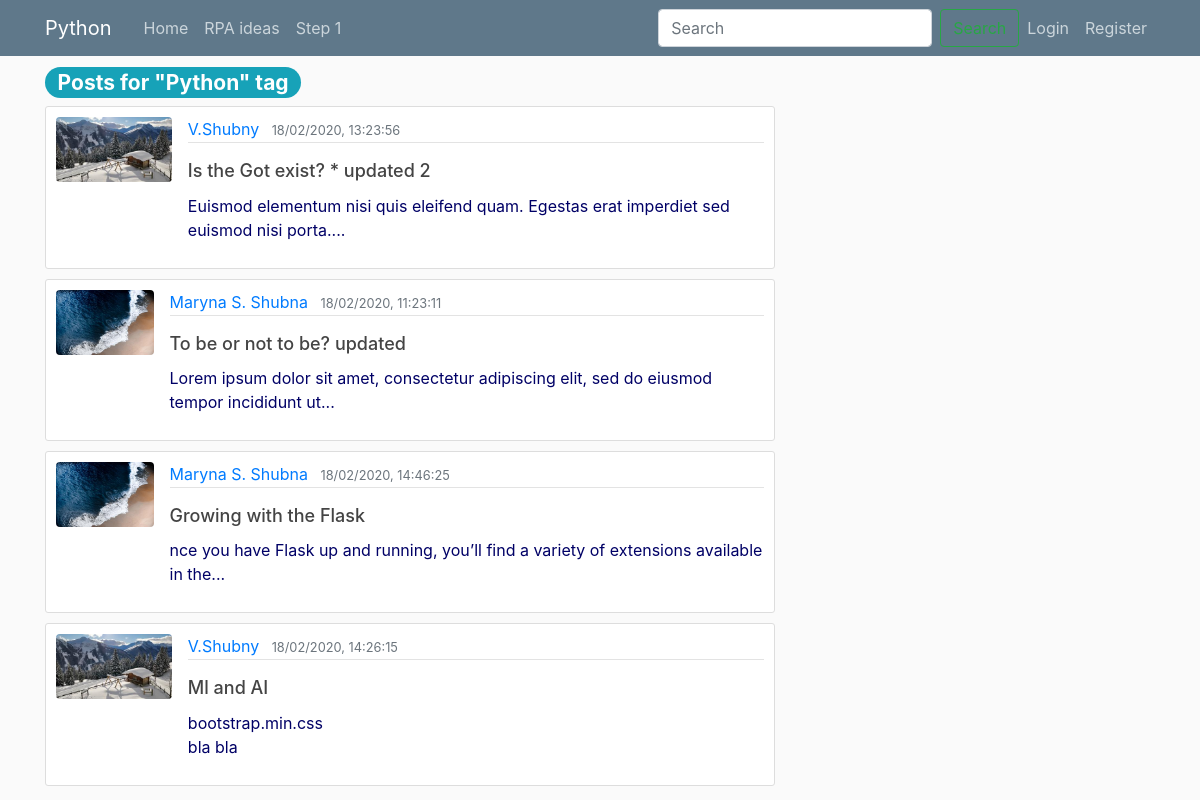
/post/tag/1, run on the app's committed database.
### FlaskBlog/Model_s.py (models this page shows, shortened)
class Tag ( db.Model ) :
    id = db.Column ( db.Integer, primary_key=True )
    name = db.Column ( db.String ( 80 ), nullable=False )

class Post ( db.Model ) :
    id = db.Column ( db.Integer, primary_key=True )
    title = db.Column ( db.String ( 100 ), nullable=False )
    date_posted = db.Column ( db.DateTime, nullable=False, default=datetime.utcnow )
    content = db.Column ( db.Text, nullable=False )
    user_id = db.Column ( db.Integer, db.ForeignKey ( 'user.id' ), nullable=False )
    tags = db.relationship ( 'Tag', secondary=posts_tag, backref=db.backref ( 'posts', lazy='dynamic' ) )

class User ( db.Model, UserMixin ) :
    id = db.Column ( db.Integer, primary_key=True )
    username = db.Column ( db.String ( 20 ), unique=True, nullable=False )
    email = db.Column ( db.String ( 120 ), unique=True, nullable=False )
    image_file = db.Column ( db.String ( 20 ), nullable=False, default='default.jpg' )
    password = db.Column ( db.String ( 60 ), nullable=False )
    posts = db.relationship ( 'Post', backref='author', lazy=True )
    rpa = db.relationship ( 'Rpa', backref='author', lazy=True )

### FlaskBlog/posts/Routes.py (the view)
@posts.route('/post/tag/<int:tag_id>')
def tag_detail(tag_id):
    tag = Tag.query.get_or_404(tag_id)
    posts = tag.posts.all()
    return render_template('Tag_detail.html', title=tag.name, tag=tag, posts=posts)

### FlaskBlog/templates/Tag_detail.html
{% extends "Layout1.html" %}
{% block content %}
    <h3><span class="badge badge-pill badge-info"> Posts for "{{tag.name}}"  tag </span></h3>
  {% for post in posts %}
       <article class="media content-section">
          <img class = "rounded article-img " src="{{ url_for('static', filename = 'profile_pics/'+post.author.image_file)}}">
          <div class="media-body">
            <div class="article-metadata">
              <a class="mr-2" href="{{url_for('users.user_posts', username=post.author.username)}}">{{ post.author.username }}</a>
              <small class="text-muted">{{ post.date_posted.strftime('%d/%m/%Y, %H:%M:%S') }}</small>
            </div>
            <h2><a class="article-title" href="{{url_for('posts.post',post_id = post.id)}}">{{ post.title }}</a></h2>
            <p class="article-content">{{ post.content  | truncate(100)| safe}}</p>
          </div>
       </article>
  {% endfor %}
{% endblock content %}

### FlaskBlog/templates/Layout1.html (shortened to what this page needs)
<!DOCTYPE html>
<html >
<head>
    <link rel="stylesheet" href="https://stackpath.bootstrapcdn.com/bootstrap/4.4.1/css/bootstrap.min.css">
    <link rel = "stylesheet" type = "text/css" href="{{ url_for('static', filename = 'main.css') }}">
</head>
<body>
<header class="site-header">
  <nav class="navbar navbar-expand-md navbar-dark bg-steel fixed-top">
    <div class="container">
      <a class="navbar-brand mr-4" href="/"> {{title }}</a>
      <div class="collapse navbar-collapse" id="navbarToggle">
        <div class="navbar-nav mr-auto">
          <a class="nav-item nav-link" href="{{ url_for('main.home') }}" title="Table Post">Home</a>
          <a class="nav-item nav-link" href="{{ url_for('main.RPA_j') }}"title="Table RPA">RPA ideas</a>
          <a class="nav-item nav-link" href="{{ url_for('main.step_1') }}">Step 1</a>
        </div>
          <div>
           <form class="form-inline" method = "GET">
                 <input class="form-control mr-sm-2" type="search" placeholder="Search" aria-label="Search" name = "q" value = "{{request.args.get('q','')}}">
                 <button class="btn btn-outline-success my-2 my-sm-0" type="submit">Search</button>
            </form>
         </div>
        <div class="navbar-nav">
            {% if current_user.is_authenticated %}
                <a class="nav-item nav-link" href="{{ url_for('posts.new_post') }}">New Post</a>
                <a class="nav-item nav-link" href="{{ url_for('users.account') }}">Account</a>
                <a class="nav-item nav-link" href="{{ url_for('users.logout') }}">Logout</a>
            {% else %}
                <a class="nav-item nav-link" href="{{ url_for('users.login') }}">Login</a>
                <a class="nav-item nav-link" href="{{ url_for('users.register') }}">Register</a>
            {% endif %}
        </div>
      </div>
    </div>
  </nav >
  </header>
<main role="main" class="container">
  <div class="row">
       <div class="col-md-8">
          {% block content %}{% endblock %}
        </div>
  </div>
</main>
</body>

### FlaskBlog/static/main.css (style rules this page uses)
body { background: #fafafa; color: #000066; margin-top: 4rem; }
h1, h2, h3, h4, h5, h6 { color: #356391; }
.bg-steel { background-color: #5f788a; }
.site-header .navbar-nav .nav-link { color: #cbd5db; }
.content-section { background: #ffffff; padding: 10px 10px; border: 1px solid #dddddd; border-radius: 3px; margin-bottom: 10px; }
.article-title { color: #444444; font-size: large; }
.article-content { white-space: pre-line; font-size: medium; }
.article-img { height: 65px; margin-right: 16px; }
.article-metadata { padding-bottom: 1px; margin-bottom: 4px; border-bottom: 1px solid #e3e3e3 }

### data on the page
Tag: name "Python"
Post: image_file (picture), author.username "V.Shubny", date_posted "18/02/2020, 13:23:56", title "Is the Got exist? * updated 2", content "Euismod elementum nisi quis eleifend quam. Egestas erat imperdiet sed euismod nisi porta...."
Post: image_file (picture), author.username "Maryna S. Shubna", date_posted "18/02/2020, 11:23:11", title "To be or not to be? updated", content "Lorem ipsum dolor sit amet, consectetur adipiscing elit, sed do eiusmod tempor incididunt ut..."
Post: image_file (picture), author.username "Maryna S. Shubna", date_posted "18/02/2020, 14:46:25", title "Growing with the Flask", content "nce you have Flask up and running, you’ll find a variety of extensions available in the..."
Post: image_file (picture), author.username "V.Shubny", date_posted "18/02/2020, 14:26:15", title "Ml and AI", content "bootstrap.min.css bla bla"
